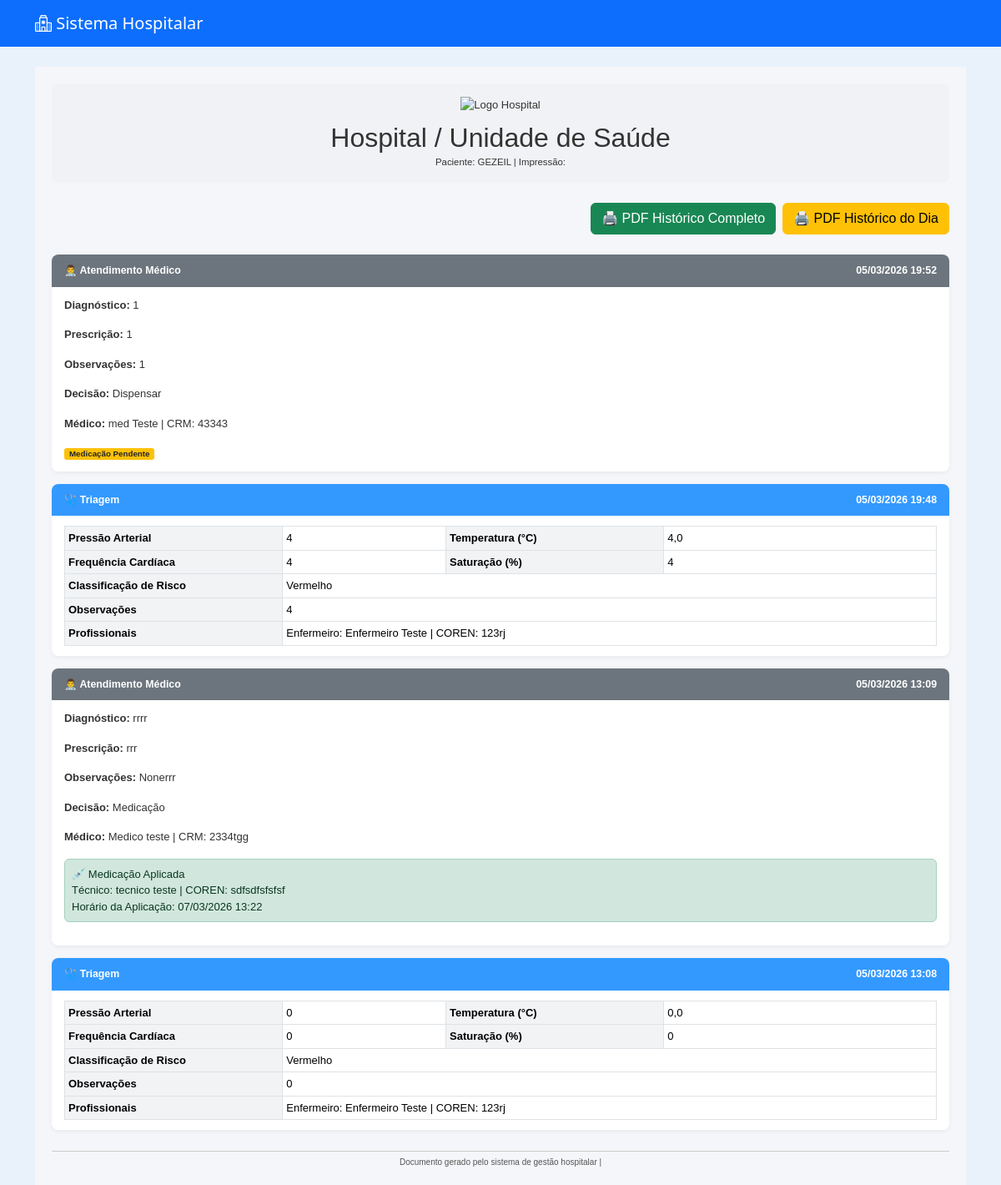
Page /pacientes/paciente/5/historico/ (signed in) on the committed database.
### pacientes/models.py (models this page shows, shortened)
class Paciente(models.Model):
    nome = models.CharField(max_length=100)
    nome_social = models.CharField(max_length=100, blank=True, null=True)
    nome_mae = models.CharField(max_length=100)
    nome_pai = models.CharField(max_length=100, blank=True, null=True)
    cpf = models.CharField(
        max_length=14,
        unique=True,
        validators=[
            RegexValidator(
                r'^\d{3}\.\d{3}\.\d{3}-\d{2}$',
                'CPF inválido! Use XXX.XXX.XXX-XX'
            )
        ]
    )
    data_nascimento = models.DateField()
    SEXO_BIOLOGICO_CHOICES = [
        ('M', 'Masculino'),
        ('F', 'Feminino'),
        ('I', 'Intersexo'),
    ]
    sexo_biologico = models.CharField(max_length=1, choices=SEXO_BIOLOGICO_CHOICES)
    identidade_genero = models.CharField(max_length=50)
    orientacao_sexual = models.CharField(max_length=50)
    NACIONALIDADE_CHOICES = [
        ('BRASILEIRA', 'Brasileira'),
        ('ARGENTINA', 'Argentina'),
        ('BOLIVIANA', 'Boliviana'),
        ('CHILENA', 'Chilena'),
        ('COLOMBIANA', 'Colombiana'),
        ('PARAGUAIA', 'Paraguaia'),
        ('PERUANA', 'Peruana'),
        ('URUGUAIA', 'Uruguaia'),
        ('VENEZUELANA', 'Venezuelana'),
        ('OUTRA', 'Outra'),
    ]
    nacionalidade = models.CharField(
        max_length=20,
        choices=NACIONALIDADE_CHOICES,
        default='BRASILEIRA'
    )
    naturalidade = models.CharField(max_length=100)
    RACA_COR_CHOICES = [
        ('BRANCA', 'Branca'),
        ('PRETA', 'Preta'),
        ('PARDA', 'Parda'),
        ('AMARELA', 'Amarela'),
        ('INDIGENA', 'Indígena'),
    ]
    raca_cor = models.CharField(max_length=10, choices=RACA_COR_CHOICES)
    ESTADO_CIVIL_CHOICES = [
        ('SOLTEIRO', 'Solteiro(a)'),
        ('CASADO', 'Casado(a)'),
        ('DIVORCIADO', 'Divorciado(a)'),
        ('VIUVO', 'Viúvo(a)'),
        ('UNIAO_ESTAVEL', 'União Estável'),
    ]
    estado_civil = models.CharField(max_length=20, choices=ESTADO_CIVIL_CHOICES)
    ESCOLARIDADE_CHOICES = [
        ('SEM_INSTRUCAO', 'Sem instrução'),
        ('FUNDAMENTAL_INCOMPLETO', 'Fundamental incompleto'),
        ('FUNDAMENTAL_COMPLETO', 'Fundamental completo'),
        ('MEDIO_INCOMPLETO', 'Médio incompleto'),
        ('MEDIO_COMPLETO', 'Médio completo'),
        ('SUPERIOR_INCOMPLETO', 'Superior incompleto'),
        ('SUPERIOR_COMPLETO', 'Superior completo'),
        ('POS_GRADUACAO', 'Pós-graduação'),
        ('MESTRADO', 'Mestrado'),
        ('DOUTORADO', 'Doutorado'),
    ]
    escolaridade = models.CharField(max_length=30, choices=ESCOLARIDADE_CHOICES)
    profissao = models.CharField(max_length=50)
    rg = models.CharField(max_length=20)
    orgao_emissor = models.CharField(max_length=10)
    UF_CHOICES = [
        ('AC','AC'), ('AL','AL'), ('AP','AP'), ('AM','AM'),
        ('BA','BA'), ('CE','CE'), ('DF','DF'), ('ES','ES'),
        ('GO','GO'), ('MA','MA'), ('MT','MT'), ('MS','MS'),
        ('MG','MG'), ('PA','PA'), ('PB','PB'), ('PR','PR'),
        ('PE','PE'), ('PI','PI'), ('RJ','RJ'), ('RN','RN'),
        ('RS','RS'), ('RO','RO'), ('RR','RR'), ('SC','SC'),
        ('SP','SP'), ('SE','SE'), ('TO','TO'),
    ]
    uf_rg = models.CharField(max_length=2, choices=UF_CHOICES)
    cep = models.CharField(
        max_length=9,
        validators=[
            RegexValidator(
                r'^\d{5}-\d{3}$',
                'CEP inválido! Use XXXXX-XXX'
            )
        ]
    )
    endereco = models.CharField(max_length=100)
    numero = models.CharField(max_length=10)
    complemento = models.CharField(max_length=50, blank=True, null=True)
    bairro = models.CharField(max_length=50)
    municipio = models.CharField(max_length=50)
    uf = models.CharField(max_length=2, choices=UF_CHOICES)
    ZONA_CHOICES = [
        ('URBANA', 'Urbana'),
        ('RURAL', 'Rural'),
    ]
    zona = models.CharField(max_length=6, choices=ZONA_CHOICES)
    telefone_fixo = models.CharField(
        max_length=15,
        blank=True,
        null=True,
        validators=[
            RegexValidator(
                r'^\(\d{2}\)\s\d{4}-\d{4}$',
                'Telefone inválido! Use (XX) XXXX-XXXX'
            )
        ]
    )
    celular = models.CharField(
        max_length=15,
        validators=[
            RegexValidator(
                r'^\(\d{2}\)\s\d{5}-\d{4}$',
                'Celular inválido! Use (XX) XXXXX-XXXX'
            )
        ]
    )
    whatsapp = models.BooleanField(default=False)
    email = models.EmailField(blank=True, null=True)
    cartao_sus = models.CharField(max_length=18, blank=True, null=True)
    criado_por = models.ForeignKey(
        User,
        on_delete=models.SET_NULL,
        null=True,
        blank=True,
        related_name='pacientes_criados'
    )
    data_criacao = models.DateTimeField(default=timezone.now, editable=False)
    data_atualizacao = models.DateTimeField(auto_now=True)

### medico/models.py (models this page shows, shortened)
class Atendimento(models.Model):
    paciente = models.ForeignKey(
        Paciente,
        on_delete=models.CASCADE
    )
    medico = models.ForeignKey(
        Usuario,
        on_delete=models.SET_NULL,  # ⚠ Melhor que CASCADE
        null=True,
        related_name="atendimentos_realizados"
    )
    triagem = models.OneToOneField(
        Triagem,
        on_delete=models.CASCADE
    )
    diagnostico = models.TextField(blank=True, null=True)
    prescricao = models.TextField(blank=True, null=True)
    observacoes = models.TextField(blank=True, null=True)
    DECISAO_CHOICES = [
        ("dispensar", "Dispensar"),
        ("medicacao", "Medicação"),
        ("internacao", "Internação"),
        ("exames", "Exames"),
    ]
    decisao = models.CharField(
        max_length=20,
        choices=DECISAO_CHOICES,
        blank=True,
        null=True
    )
    medicacao_aplicada = models.BooleanField(default=False)
    tecnico_aplicou = models.ForeignKey(
        Usuario,
        on_delete=models.SET_NULL,
        null=True,
        blank=True,
        related_name="medicacoes_aplicadas"
    )
    horario_medicacao = models.DateTimeField(
        null=True,
        blank=True
    )
    data_atendimento = models.DateTimeField(auto_now_add=True)
    finalizado = models.BooleanField(default=False)

### usuarios/models.py (models this page shows, shortened)
class Usuario(AbstractUser):
    PERFIL_CHOICES = [
    ('administrador', 'Administrador'),
    ('medico', 'Médico'),
    ('enfermeiro', 'Enfermeiro'),
    ('tecnico', 'Técnico'),
    ('recepcao', 'Recepção'),
    ('laboratorio', 'Laboratório'),
    ('radiologia', 'Radiologia'),
    ]
    perfil = models.CharField(max_length=20, choices=PERFIL_CHOICES, default='recepcao')
    cpf = models.CharField("CPF", max_length=14, unique=True, blank=True, null=True)
    data_nascimento = models.DateField("Data de Nascimento", blank=True, null=True)
    telefone = models.CharField("Telefone", max_length=20, blank=True, null=True)
    endereco = models.CharField("Endereço", max_length=255, blank=True, null=True)
    cidade = models.CharField("Cidade", max_length=100, blank=True, null=True)
    estado = models.CharField("Estado", max_length=50, blank=True, null=True)
    cep = models.CharField("CEP", max_length=10, blank=True, null=True)
    crm = models.CharField("CRM", max_length=20, blank=True, null=True)
    coren = models.CharField("COREN", max_length=20, blank=True, null=True)

### triagem/models.py (models this page shows, shortened)
class Triagem(models.Model):
    RISCO_CHOICES = [
        ('Vermelho', 'Vermelho'),
        ('Laranja', 'Laranja'),
        ('Amarelo', 'Amarelo'),
        ('Verde', 'Verde'),
        ('Azul', 'Azul'),
    ]
    agendamento = models.OneToOneField(Agendamento, on_delete=models.CASCADE)
    paciente = models.ForeignKey(Paciente, on_delete=models.CASCADE)
    enfermeiro = models.ForeignKey(
        Usuario,
        on_delete=models.SET_NULL,
        null=True,
        blank=True,
        related_name="triagens_realizadas"
    )
    pressao_arterial = models.CharField(max_length=20)
    temperatura = models.DecimalField(max_digits=4, decimal_places=1)
    frequencia_cardiaca = models.IntegerField()
    saturacao = models.IntegerField()
    classificacao_risco = models.CharField(
        max_length=10,
        choices=RISCO_CHOICES,
        blank=True,
        null=True
    )
    observacoes = models.TextField(blank=True, null=True)
    atendido = models.BooleanField(default=False)
    data_triagem = models.DateTimeField(auto_now_add=True)
    entrou_fila = models.DateTimeField(null=True, blank=True)
    iniciou_atendimento = models.DateTimeField(null=True, blank=True)
    tempo_espera_minutos = models.IntegerField(null=True, blank=True)

### pacientes/views.py (the view)
# urls.py: path('paciente/<int:paciente_id>/historico/', views.historico_paciente, name='historico_paciente'),
@login_required
def historico_paciente(request, paciente_id):
    paciente = get_object_or_404(Paciente, id=paciente_id)
    triagens = Triagem.objects.filter(
        paciente=paciente
    )
    atendimentos = Atendimento.objects.filter(
        paciente=paciente
    )
    historico = []
    for t in triagens:
        historico.append({
            'tipo': 'triagem',
            'data': t.data_triagem,
            'obj': t
        })
    for a in atendimentos:
        historico.append({
            'tipo': 'atendimento',
            'data': a.data_atendimento,  # ajuste se o nome for diferente
            'obj': a
        })
    historico.sort(key=lambda x: x['data'], reverse=True)
    return render(request, 'pacientes/historico.html', {
        'paciente': paciente,
        'historico': historico,
    })

### pacientes/templates/pacientes/historico.html (shortened to what this page needs)
{% extends 'usuarios/base.html' %}
{% block content %}
<div class="pdf-container">
    <div class="pdf-header text-center mb-4 p-3" style="background-color:#f0f2f5; border-radius:8px;">
        <img src="#" alt="Logo Hospital" style="height:60px; margin-bottom:10px;">
        <h2 style="margin:0;">Hospital / Unidade de Saúde</h2>
        <small>Paciente: {{ paciente.nome }} | Impressão: {{ now|date:"d/m/Y H:i" }}</small>
    </div>
    <div class="d-flex justify-content-end mb-4">
        <a href="{% url 'imprimir_historico_pdf' paciente.id %}" target="_blank" class="btn btn-success me-2">
            🖨️ PDF Histórico Completo
        </a>
        <a href="{% url 'imprimir_historico_dia_pdf' paciente.id %}" target="_blank" class="btn btn-warning">
            🖨️ PDF Histórico do Dia
        </a>
    </div>
    {% if historico %}
        {% for item in historico %}
            <div class="history-section {% if item.tipo == 'triagem' %}triagem{% else %}atendimento{% endif %}">
                <div class="section-header">
                    <div>
                        {% if item.tipo == 'triagem' %}🩺 Triagem{% else %}👨‍⚕️ Atendimento Médico{% endif %}
                    </div>
                    <div>{{ item.data|date:"d/m/Y H:i" }}</div>
                </div>
                <div class="section-body">
                    {% if item.tipo == 'triagem' %}
                        <table class="table table-sm table-bordered">
                            <tbody>
                                <tr>
                                    <th>Pressão Arterial</th><td>{{ item.obj.pressao_arterial }}</td>
                                    <th>Temperatura (°C)</th><td>{{ item.obj.temperatura }}</td>
                                </tr>
                                <tr>
                                    <th>Frequência Cardíaca</th><td>{{ item.obj.frequencia_cardiaca }}</td>
                                    <th>Saturação (%)</th><td>{{ item.obj.saturacao }}</td>
                                </tr>
                                <tr>
                                    <th>Classificação de Risco</th><td colspan="3">{{ item.obj.classificacao_risco }}</td>
                                </tr>
                                {% if item.obj.observacoes %}
                                <tr>
                                    <th>Observações</th><td colspan="3">{{ item.obj.observacoes }}</td>
                                </tr>
                                {% endif %}
                                {% if item.obj.enfermeiro or item.obj.tecnico_aplicou %}
                                <tr>
                                    <th>Profissionais</th>
                                    <td colspan="3">
                                        {% if item.obj.enfermeiro %}
                                            Enfermeiro: {{ item.obj.enfermeiro.get_full_name }} | COREN: {{ item.obj.enfermeiro.coren|default:"Não cadastrado" }}<br>
                                        {% endif %}
                                    </td>
                                </tr>
                                {% endif %}
                            </tbody>
                        </table>
                    {% else %}
                        {% if item.obj.diagnostico %}<p><strong>Diagnóstico:</strong> {{ item.obj.diagnostico }}</p>{% endif %}
                        {% if item.obj.prescricao %}<p><strong>Prescrição:</strong> {{ item.obj.prescricao }}</p>{% endif %}
                        {% if item.obj.observacoes %}<p><strong>Observações:</strong> {{ item.obj.observacoes }}</p>{% endif %}
                        {% if item.obj.get_decisao_display %}<p><strong>Decisão:</strong> {{ item.obj.get_decisao_display }}</p>{% endif %}
                        {% if item.obj.medico %}<p><strong>Médico:</strong> {{ item.obj.medico.get_full_name }} | CRM: {{ item.obj.medico.crm|default:"Não cadastrado" }}</p>{% endif %}
                        {% if item.obj.medicacao_aplicada %}
                            <div class="alert alert-success p-2">
                                💉 Medicação Aplicada<br>
                                {% if item.obj.tecnico_aplicou %}
                                    Técnico: {{ item.obj.tecnico_aplicou.get_full_name }} | COREN: {{ item.obj.tecnico_aplicou.coren|default:"Não cadastrado" }}<br>
                                {% endif %}
                                {% if item.obj.horario_medicacao %}
                                    Horário da Aplicação: {{ item.obj.horario_medicacao|date:"d/m/Y H:i" }}
                                {% endif %}
                            </div>
                        {% else %}
                            <span class="badge badge-warning">Medicação Pendente</span>
                        {% endif %}
                    {% endif %}
                </div>
            </div>
        {% endfor %}
    {% else %}
        <div class="alert alert-info">Nenhum histórico encontrado.</div>
    {% endif %}
    <div class="pdf-footer">
        Documento gerado pelo sistema de gestão hospitalar | {{ now|date:"d/m/Y H:i" }}
    </div>
</div>
{% endblock %}

### usuarios/templates/usuarios/base.html (style rules this page uses)
body { background-color: #e9f2fb; }

### pacientes/templates/pacientes/historico.html (style rules this page uses)
.pdf-container { font-family: "Arial", sans-serif; font-size: 13px; color: #333; padding: 20px; background-color: #f5f6fa; }
.history-section { border-radius: 8px; margin-bottom: 15px; overflow: hidden; box-shadow: 0 2px 5px rgba(0,0,0,0.05); }
.section-header { padding: 10px 15px; display: flex; justify-content: space-between; align-items: center; font-weight: bold; color: #fff; font-size: 0.95em; }
.triagem .section-header { background-color: #3399ff; }
.atendimento .section-header { background-color: #6c757d; }
.section-body { background-color: #ffffff; padding: 12px 15px; line-height: 1.5; }
.table { margin-bottom:0; }
.table th { background-color:#f1f3f5; width:25%; }
.badge-warning { background-color:#ffc107; color:#212529; padding:2px 6px; border-radius:3px; font-weight:bold; }
.pdf-footer { text-align:center; font-size:10px; color:#555; margin-top:25px; border-top:1px solid #ccc; padding-top:5px; }

### rows in the picture
Paciente: nome "GEZEIL"
Atendimento: shows "👨‍⚕️ Atendimento Médico", data "05/03/2026 19:52", obj.diagnostico "1", obj.prescricao "1", obj.observacoes "1", obj.decisao "Dispensar", obj.medico.get_full_name "med Teste", obj.medico.crm "43343", medicacao_aplicada "Medicação Pendente"
Triagem: shows "🩺 Triagem", data "05/03/2026 19:48", obj.pressao_arterial "4", obj.temperatura "4,0", obj.frequencia_cardiaca "4", obj.saturacao "4", obj.classificacao_risco "Vermelho", obj.observacoes "4", obj.enfermeiro.get_full_name "Enfermeiro Teste", obj.enfermeiro.coren "123rj"
Atendimento: shows "👨‍⚕️ Atendimento Médico", data "05/03/2026 13:09", obj.diagnostico "rrrr", obj.prescricao "rrr", obj.observacoes "Nonerrr", obj.decisao "Medicação", obj.medico.get_full_name "Medico teste", obj.medico.crm "2334tgg", obj.tecnico_aplicou.get_full_name "tecnico teste", obj.tecnico_aplicou.coren "sdfsdfsfsfsf", obj.horario_medicacao "07/03/2026 13:22"
Triagem: shows "🩺 Triagem", data "05/03/2026 13:08", obj.pressao_arterial "0", obj.temperatura "0,0", obj.frequencia_cardiaca "0", obj.saturacao "0", obj.classificacao_risco "Vermelho", obj.observacoes "0", obj.enfermeiro.get_full_name "Enfermeiro Teste", obj.enfermeiro.coren "123rj"
